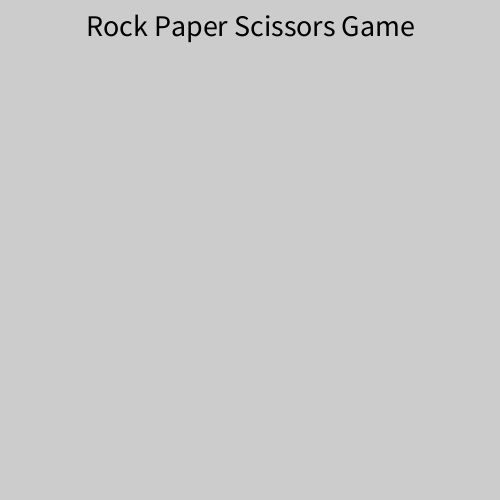
Frame 1 (no input)
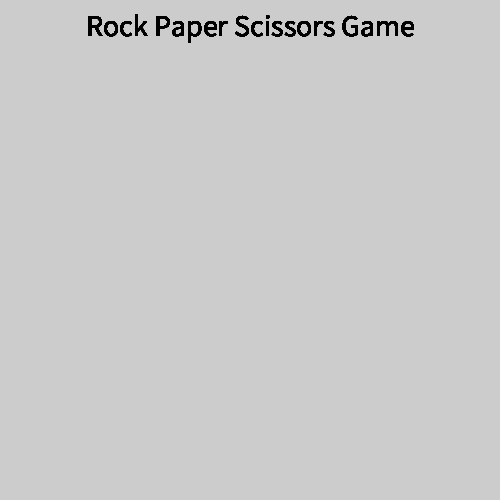
Frame 60 (the mouse pressed at the canvas centre just before this capture)
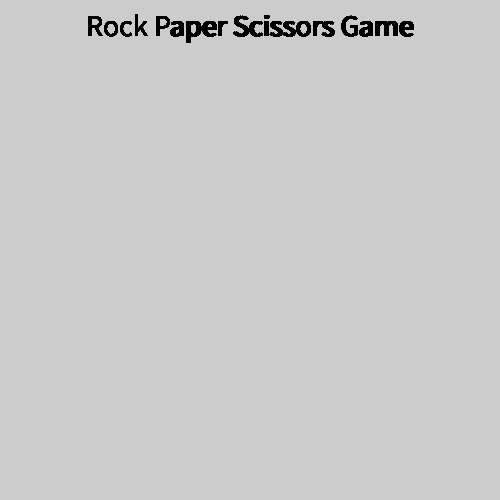
Frame 120 (the mouse held since frame 60 and released just before this capture)

The Processing sketch that drew these frames (run headless with seeded random() and noise(); from frame 60 on, the mouse is pressed at the canvas centre):

// Processing sketch: Rock_Paper_Scissors_Game
// ── Rock_Paper_Scissors_Game.pde
//AUTOMATED ROCK PAPER SCISSORS GAME
//CHANGES COLOR AFTER EVERY PRESS
int number;
void setup() {
  size(500, 500);
  textAlign(CENTER, CENTER);
}
void draw() {
  fill(0);
  textSize(30);
  text("Rock Paper Scissors Game",width/2,25);
}

void mousePressed() {
  number = int(random(1, 4));
  println(int(random(1, 4)));
  background(#ADF7FF);
  fill(random(255), random(255), random(255));
  textSize(80);
    //TYPES ROCK
  if (number == 1) {
    text("rock", width/2, height/2);
    //TYPES SCISSORS
  } else if (number == 2) {
    text("scissors", width/2, height/2);
    //TYPES PAPER
  } else if (number == 3) {
    text("paper", width/2, height/2);
  }
}
